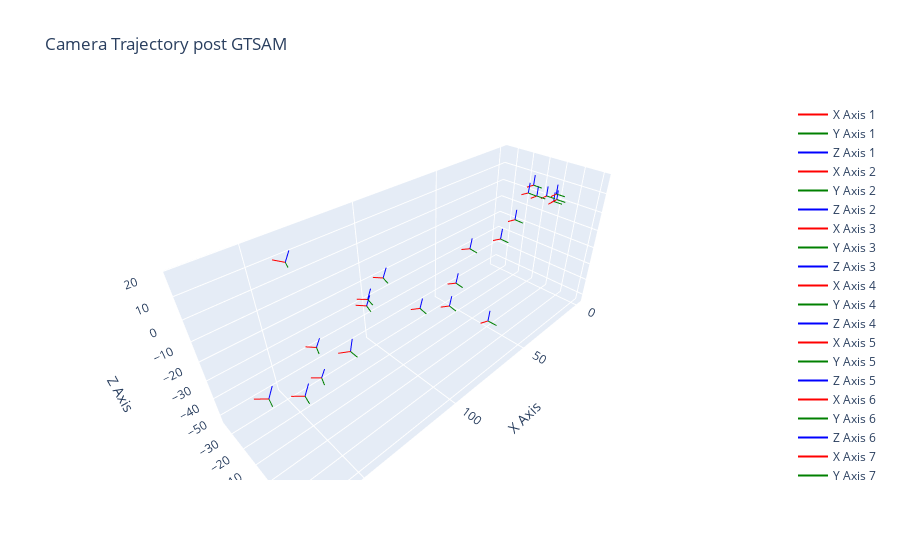

This figure's notebook cell:
### Code cell
import plotly.graph_objs as go

# Assuming optimisedPose contains the camera pose information

traces = []

# Plotting camera poses as axes
for i, pose in enumerate(optimisedPose):
    position = pose[1]
    x_axis = pose[0][:, 0] * 5 + position  # Scaling for visualization
    y_axis = pose[0][:, 1] * 5 + position  # Scaling for visualization
    z_axis = pose[0][:, 2] * 5 + position  # Scaling for visualization

    # Creating lines for each axis
    x_line = go.Scatter3d(
        x=[position[0], x_axis[0]],
        y=[position[1], x_axis[1]],
        z=[position[2], x_axis[2]],
        mode='lines',
        line=dict(color='red', width=2),
        name=f'X Axis {i + 1}'
    )

    y_line = go.Scatter3d(
        x=[position[0], y_axis[0]],
        y=[position[1], y_axis[1]],
        z=[position[2], y_axis[2]],
        mode='lines',
        line=dict(color='green', width=2),
        name=f'Y Axis {i + 1}'
    )

    z_line = go.Scatter3d(
        x=[position[0], z_axis[0]],
        y=[position[1], z_axis[1]],
        z=[position[2], z_axis[2]],
        mode='lines',
        line=dict(color='blue', width=2),
        name=f'Z Axis {i + 1}'
    )

    traces.extend([x_line, y_line, z_line])

layout = go.Layout(
    title='Camera Trajectory post GTSAM',
    scene=dict(
        xaxis=dict(title='X Axis'),  # Setting x-axis limits
        yaxis=dict(title='Y Axis'),  # Setting y-axis limits
        zaxis=dict(title='Z Axis')   # Setting z-axis limits
    )
)

fig = go.Figure(data=traces, layout=layout)
fig.show()

### Figure 1 — Plotly figure (JSON) as saved in the notebook; plotly's stock layout.template omitted (floating-point values rounded to 4 significant figures)
{"data": [{"line": {"color": "red", "width": 2}, "mode": "lines", "name": "X Axis 1", "type": "scatter3d", "x": [0.08243, 5.082], "y": [-0.9921, -0.9908], "z": [-0.09465, -0.09571]}, {"line": {"color": "green", "width": 2}, "mode": "lines", "name": "Y Axis 1", "type": "scatter3d", "x": [0.08243, 0.08118], "y": [-0.9921, 4.008], "z": [-0.09465, -0.1147]}, {"line": {"color": "blue", "width": 2}, "mode": "lines", "name": "Z Axis 1", "type": "scatter3d", "x": [0.08243, 0.08348], "y": [-0.9921, -0.972], "z": [-0.09465, 4.905]}, {"line": {"color": "red", "width": 2}, "mode": "lines", "name": "X Axis 2", "type": "scatter3d", "x": [0.0809, 5.081], "y": [0.613, 0.5965], "z": [1.434, 1.453]}, {"line": {"color": "green", "width": 2}, "mode": "lines", "name": "Y Axis 2", "type": "scatter3d", "x": [0.0809, 0.09735], "y": [0.613, 5.613], "z": [1.434, 1.456]}, {"line": {"color": "blue", "width": 2}, "mode": "lines", "name": "Z Axis 2", "type": "scatter3d", "x": [0.0809, 0.06211], "y": [0.613, 0.5907], "z": [1.434, 6.434]}, {"line": {"color": "red", "width": 2}, "mode": "lines", "name": "X Axis 3", "type": "scatter3d", "x": [0.2245, 5.223], "y": [-0.05598, -0.1186], "z": [4.33, 4.454]}, {"line": {"color": "green", "width": 2}, "mode": "lines", "name": "Y Axis 3", "type": "scatter3d", "x": [0.2245, 0.2863], "y": [-0.05598, 4.943], "z": [4.33, 4.369]}, {"line": {"color": "blue", "width": 2}, "mode": "lines", "name": "Z Axis 3", "type": "scatter3d", "x": [0.2245, 0.1004], "y": [-0.05598, -0.09357], "z": [4.33, 9.329]}, {"line": {"color": "red", "width": 2}, "mode": "lines", "name": "X Axis 4", "type": "scatter3d", "x": [7.845, 12.84], "y": [-1.117, -1.233], "z": [5.28, 5.425]}, {"line": {"color": "green", "width": 2}, "mode": "lines", "name": "Y Axis 4", "type": "scatter3d", "x": [7.845, 7.959], "y": [-1.117, 3.881], "z": [5.28, 5.355]}, {"line": {"color": "blue", "width": 2}, "mode": "lines", "name": "Z Axis 4", "type": "scatter3d", "x": [7.845, 7.698], "y": [-1.117, -1.188], "z": [5.28, 10.28]}, {"line": {"color": "red", "width": 2}, "mode": "lines", "name": "X Axis 5", "type": "scatter3d", "x": [16.21, 21.19], "y": [-1.622, -1.869], "z": [7.681, 7.962]}, {"line": {"color": "green", "width": 2}, "mode": "lines", "name": "Y Axis 5", "type": "scatter3d", "x": [16.21, 16.45], "y": [-1.622, 3.371], "z": [7.681, 7.789]}, {"line": {"color": "blue", "width": 2}, "mode": "lines", "name": "Z Axis 5", "type": "scatter3d", "x": [16.21, 15.92], "y": [-1.622, -1.717], "z": [7.681, 12.67]}, {"line": {"color": "red", "width": 2}, "mode": "lines", "name": "X Axis 6", "type": "scatter3d", "x": [17.24, 22.21], "y": [-3.678, -4.081], "z": [13.01, 13.34]}, {"line": {"color": "green", "width": 2}, "mode": "lines", "name": "Y Axis 6", "type": "scatter3d", "x": [17.24, 17.64], "y": [-3.678, 1.305], "z": [13.01, 13.09]}, {"line": {"color": "blue", "width": 2}, "mode": "lines", "name": "Z Axis 6", "type": "scatter3d", "x": [17.24, 16.9], "y": [-3.678, -3.732], "z": [13.01, 18.0]}, {"line": {"color": "red", "width": 2}, "mode": "lines", "name": "X Axis 7", "type": "scatter3d", "x": [22.95, 27.9], "y": [-2.496, -3.006], "z": [11.07, 11.59]}, {"line": {"color": "green", "width": 2}, "mode": "lines", "name": "Y Axis 7", "type": "scatter3d", "x": [22.95, 23.45], "y": [-2.496, 2.477], "z": [11.07, 11.16]}, {"line": {"color": "blue", "width": 2}, "mode": "lines", "name": "Z Axis 7", "type": "scatter3d", "x": [22.95, 22.42], "y": [-2.496, -2.535], "z": [11.07, 16.04]}, {"line": {"color": "red", "width": 2}, "mode": "lines", "name": "X Axis 8", "type": "scatter3d", "x": [31.87, 36.8], "y": [-2.297, -2.841], "z": [0.1232, 0.7054]}, {"line": {"color": "green", "width": 2}, "mode": "lines", "name": "Y Axis 8", "type": "scatter3d", "x": [31.87, 32.4], "y": [-2.297, 2.672], "z": [0.1232, 0.2682]}, {"line": {"color": "blue", "width": 2}, "mode": "lines", "name": "Z Axis 8", "type": "scatter3d", "x": [31.87, 31.27], "y": [-2.297, -2.378], "z": [0.1232, 5.087]}, {"line": {"color": "red", "width": 2}, "mode": "lines", "name": "X Axis 9", "type": "scatter3d", "x": [46.3, 51.18], "y": [0.5627, -0.05324], "z": [-3.679, -2.792]}, {"line": {"color": "green", "width": 2}, "mode": "lines", "name": "Y Axis 9", "type": "scatter3d", "x": [46.3, 46.89], "y": [0.5627, 5.523], "z": [-3.679, -3.457]}, {"line": {"color": "blue", "width": 2}, "mode": "lines", "name": "Z Axis 9", "type": "scatter3d", "x": [46.3, 45.4], "y": [0.5627, 0.4499], "z": [-3.679, 1.237]}, {"line": {"color": "red", "width": 2}, "mode": "lines", "name": "X Axis 10", "type": "scatter3d", "x": [62.35, 67.12], "y": [-4.277, -5.198], "z": [-4.289, -3.098]}, {"line": {"color": "green", "width": 2}, "mode": "lines", "name": "Y Axis 10", "type": "scatter3d", "x": [62.35, 63.25], "y": [-4.277, 0.6372], "z": [-4.289, -4.061]}, {"line": {"color": "blue", "width": 2}, "mode": "lines", "name": "Z Axis 10", "type": "scatter3d", "x": [62.35, 61.14], "y": [-4.277, -4.283], "z": [-4.289, 0.5612]}, {"line": {"color": "red", "width": 2}, "mode": "lines", "name": "X Axis 11", "type": "scatter3d", "x": [77.53, 82.23], "y": [-1.983, -3.025], "z": [-27.37, -26.03]}, {"line": {"color": "green", "width": 2}, "mode": "lines", "name": "Y Axis 11", "type": "scatter3d", "x": [77.53, 78.52], "y": [-1.983, 2.907], "z": [-27.37, -27.06]}, {"line": {"color": "blue", "width": 2}, "mode": "lines", "name": "Z Axis 11", "type": "scatter3d", "x": [77.53, 76.16], "y": [-1.983, -2.009], "z": [-27.37, -22.56]}, {"line": {"color": "red", "width": 2}, "mode": "lines", "name": "X Axis 12", "type": "scatter3d", "x": [69.65, 74.38], "y": [-5.441, -6.373], "z": [-20.17, -18.82]}, {"line": {"color": "green", "width": 2}, "mode": "lines", "name": "Y Axis 12", "type": "scatter3d", "x": [69.65, 70.53], "y": [-5.441, -0.5287], "z": [-20.17, -19.85]}, {"line": {"color": "blue", "width": 2}, "mode": "lines", "name": "Z Axis 12", "type": "scatter3d", "x": [69.65, 68.27], "y": [-5.441, -5.506], "z": [-20.17, -15.36]}, {"line": {"color": "red", "width": 2}, "mode": "lines", "name": "X Axis 13", "type": "scatter3d", "x": [72.27, 77.09], "y": [16.47, 16.16], "z": [-28.6, -27.32]}, {"line": {"color": "green", "width": 2}, "mode": "lines", "name": "Y Axis 13", "type": "scatter3d", "x": [72.27, 72.48], "y": [16.47, 21.45], "z": [-28.6, -28.2]}, {"line": {"color": "blue", "width": 2}, "mode": "lines", "name": "Z Axis 13", "type": "scatter3d", "x": [72.27, 70.97], "y": [16.47, 16.14], "z": [-28.6, -23.78]}, {"line": {"color": "red", "width": 2}, "mode": "lines", "name": "X Axis 14", "type": "scatter3d", "x": [90.9, 95.6], "y": [-7.532, -8.396], "z": [-24.52, -23.05]}, {"line": {"color": "green", "width": 2}, "mode": "lines", "name": "Y Axis 14", "type": "scatter3d", "x": [90.9, 91.77], "y": [-7.532, -2.61], "z": [-24.52, -24.42]}, {"line": {"color": "blue", "width": 2}, "mode": "lines", "name": "Z Axis 14", "type": "scatter3d", "x": [90.9, 89.43], "y": [-7.532, -7.371], "z": [-24.52, -19.74]}, {"line": {"color": "red", "width": 2}, "mode": "lines", "name": "X Axis 15", "type": "scatter3d", "x": [99.38, 103.9], "y": [-21.59, -22.95], "z": [-10.85, -9.087]}, {"line": {"color": "green", "width": 2}, "mode": "lines", "name": "Y Axis 15", "type": "scatter3d", "x": [99.38, 100.8], "y": [-21.59, -16.79], "z": [-10.85, -10.68]}, {"line": {"color": "blue", "width": 2}, "mode": "lines", "name": "Z Axis 15", "type": "scatter3d", "x": [99.38, 97.64], "y": [-21.59, -21.25], "z": [-10.85, -6.172]}, {"line": {"color": "red", "width": 2}, "mode": "lines", "name": "X Axis 16", "type": "scatter3d", "x": [112.6, 117.0], "y": [-17.27, -18.79], "z": [-16.69, -14.8]}, {"line": {"color": "green", "width": 2}, "mode": "lines", "name": "Y Axis 16", "type": "scatter3d", "x": [112.6, 114.1], "y": [-17.27, -12.51], "z": [-16.69, -16.35]}, {"line": {"color": "blue", "width": 2}, "mode": "lines", "name": "Z Axis 16", "type": "scatter3d", "x": [112.6, 110.7], "y": [-17.27, -17.0], "z": [-16.69, -12.08]}, {"line": {"color": "red", "width": 2}, "mode": "lines", "name": "X Axis 17", "type": "scatter3d", "x": [133.3, 137.6], "y": [-28.3, -29.86], "z": [-52.45, -50.43]}, {"line": {"color": "green", "width": 2}, "mode": "lines", "name": "Y Axis 17", "type": "scatter3d", "x": [133.3, 134.9], "y": [-28.3, -23.58], "z": [-52.45, -52.3]}, {"line": {"color": "blue", "width": 2}, "mode": "lines", "name": "Z Axis 17", "type": "scatter3d", "x": [133.3, 131.3], "y": [-28.3, -27.77], "z": [-52.45, -47.88]}, {"line": {"color": "red", "width": 2}, "mode": "lines", "name": "X Axis 18", "type": "scatter3d", "x": [130.5, 134.8], "y": [-33.19, -34.84], "z": [-38.86, -36.82]}, {"line": {"color": "green", "width": 2}, "mode": "lines", "name": "Y Axis 18", "type": "scatter3d", "x": [130.5, 132.2], "y": [-33.19, -28.5], "z": [-38.86, -38.65]}, {"line": {"color": "blue", "width": 2}, "mode": "lines", "name": "Z Axis 18", "type": "scatter3d", "x": [130.5, 128.5], "y": [-33.19, -32.67], "z": [-38.86, -34.3]}, {"line": {"color": "red", "width": 2}, "mode": "lines", "name": "X Axis 19", "type": "scatter3d", "x": [112.5, 117.0], "y": [-16.14, -17.39], "z": [-12.77, -10.95]}, {"line": {"color": "green", "width": 2}, "mode": "lines", "name": "Y Axis 19", "type": "scatter3d", "x": [112.5, 113.7], "y": [-16.14, -11.3], "z": [-12.77, -12.42]}, {"line": {"color": "blue", "width": 2}, "mode": "lines", "name": "Z Axis 19", "type": "scatter3d", "x": [112.5, 110.7], "y": [-16.14, -16.01], "z": [-12.77, -8.127]}, {"line": {"color": "red", "width": 2}, "mode": "lines", "name": "X Axis 20", "type": "scatter3d", "x": [155.5, 159.8], "y": [1.199, -0.1707], "z": [-23.52, -21.3]}, {"line": {"color": "green", "width": 2}, "mode": "lines", "name": "Y Axis 20", "type": "scatter3d", "x": [155.5, 156.6], "y": [1.199, 6.002], "z": [-23.52, -22.67]}, {"line": {"color": "blue", "width": 2}, "mode": "lines", "name": "Z Axis 20", "type": "scatter3d", "x": [155.5, 153.2], "y": [1.199, 0.9628], "z": [-23.52, -19.12]}, {"line": {"color": "red", "width": 2}, "mode": "lines", "name": "X Axis 21", "type": "scatter3d", "x": [135.9, 140.1], "y": [-34.48, -36.05], "z": [7.521, 9.758]}, {"line": {"color": "green", "width": 2}, "mode": "lines", "name": "Y Axis 21", "type": "scatter3d", "x": [135.9, 137.5], "y": [-34.48, -29.75], "z": [7.521, 7.957]}, {"line": {"color": "blue", "width": 2}, "mode": "lines", "name": "Z Axis 21", "type": "scatter3d", "x": [135.9, 133.7], "y": [-34.48, -34.15], "z": [7.521, 11.97]}, {"line": {"color": "red", "width": 2}, "mode": "lines", "name": "X Axis 22", "type": "scatter3d", "x": [166.0, 170.2], "y": [-4.173, -5.51], "z": [-20.88, -18.64]}, {"line": {"color": "green", "width": 2}, "mode": "lines", "name": "Y Axis 22", "type": "scatter3d", "x": [166.0, 167.0], "y": [-4.173, 0.639], "z": [-20.88, -20.03]}, {"line": {"color": "blue", "width": 2}, "mode": "lines", "name": "Z Axis 22", "type": "scatter3d", "x": [166.0, 163.6], "y": [-4.173, -4.417], "z": [-20.88, -16.49]}, {"line": {"color": "red", "width": 2}, "mode": "lines", "name": "X Axis 23", "type": "scatter3d", "x": [135.7, 140.4], "y": [2.699, 1.934], "z": [-14.29, -12.6]}, {"line": {"color": "green", "width": 2}, "mode": "lines", "name": "Y Axis 23", "type": "scatter3d", "x": [135.7, 136.2], "y": [2.699, 7.607], "z": [-14.29, -13.49]}, {"line": {"color": "blue", "width": 2}, "mode": "lines", "name": "Z Axis 23", "type": "scatter3d", "x": [135.7, 133.9], "y": [2.699, 2.127], "z": [-14.29, -9.654]}], "layout": {"scene": {"xaxis": {"title": {"text": "X Axis"}}, "yaxis": {"title": {"text": "Y Axis"}}, "zaxis": {"title": {"text": "Z Axis"}}}, "title": {"text": "Camera Trajectory post GTSAM"}}}
